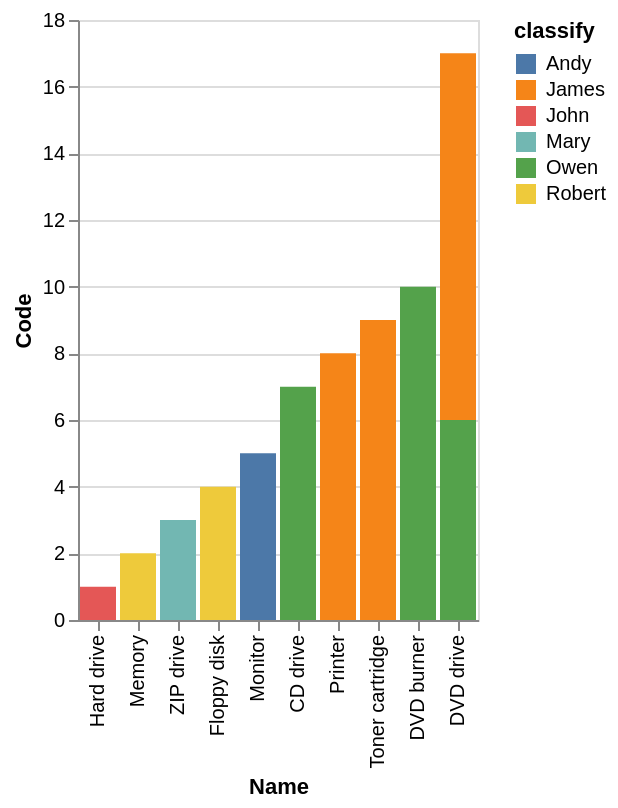

Vega-Lite specification for this chart:
### Vega-Lite specification from a JSON file in a GitHub repository (floating-point values rounded to 4 significant figures)
{"data": {"values": [{"x_data": "CD drive", "y_data": 0, "classify": "Andy"}, {"x_data": "DVD burner", "y_data": 0, "classify": "Andy"}, {"x_data": "DVD drive", "y_data": 0, "classify": "Andy"}, {"x_data": "Floppy disk", "y_data": 0, "classify": "Andy"}, {"x_data": "Hard drive", "y_data": 0, "classify": "Andy"}, {"x_data": "Memory", "y_data": 0, "classify": "Andy"}, {"x_data": "Monitor", "y_data": 5, "classify": "Andy"}, {"x_data": "Printer", "y_data": 0, "classify": "Andy"}, {"x_data": "Toner cartridge", "y_data": 0, "classify": "Andy"}, {"x_data": "ZIP drive", "y_data": 0, "classify": "Andy"}, {"x_data": "CD drive", "y_data": 0, "classify": "James"}, {"x_data": "DVD burner", "y_data": 0, "classify": "James"}, {"x_data": "DVD drive", "y_data": 11, "classify": "James"}, {"x_data": "Floppy disk", "y_data": 0, "classify": "James"}, {"x_data": "Hard drive", "y_data": 0, "classify": "James"}, {"x_data": "Memory", "y_data": 0, "classify": "James"}, {"x_data": "Monitor", "y_data": 0, "classify": "James"}, {"x_data": "Printer", "y_data": 8, "classify": "James"}, {"x_data": "Toner cartridge", "y_data": 9, "classify": "James"}, {"x_data": "ZIP drive", "y_data": 0, "classify": "James"}, {"x_data": "CD drive", "y_data": 0, "classify": "John"}, {"x_data": "DVD burner", "y_data": 0, "classify": "John"}, {"x_data": "DVD drive", "y_data": 0, "classify": "John"}, {"x_data": "Floppy disk", "y_data": 0, "classify": "John"}, {"x_data": "Hard drive", "y_data": 1, "classify": "John"}, {"x_data": "Memory", "y_data": 0, "classify": "John"}, {"x_data": "Monitor", "y_data": 0, "classify": "John"}, {"x_data": "Printer", "y_data": 0, "classify": "John"}, {"x_data": "Toner cartridge", "y_data": 0, "classify": "John"}, {"x_data": "ZIP drive", "y_data": 0, "classify": "John"}, {"x_data": "CD drive", "y_data": 0, "classify": "Mary"}, {"x_data": "DVD burner", "y_data": 0, "classify": "Mary"}, {"x_data": "DVD drive", "y_data": 0, "classify": "Mary"}, {"x_data": "Floppy disk", "y_data": 0, "classify": "Mary"}, {"x_data": "Hard drive", "y_data": 0, "classify": "Mary"}, {"x_data": "Memory", "y_data": 0, "classify": "Mary"}, {"x_data": "Monitor", "y_data": 0, "classify": "Mary"}, {"x_data": "Printer", "y_data": 0, "classify": "Mary"}, {"x_data": "Toner cartridge", "y_data": 0, "classify": "Mary"}, {"x_data": "ZIP drive", "y_data": 3, "classify": "Mary"}, {"x_data": "CD drive", "y_data": 7, "classify": "Owen"}, {"x_data": "DVD burner", "y_data": 10, "classify": "Owen"}, {"x_data": "DVD drive", "y_data": 6, "classify": "Owen"}, {"x_data": "Floppy disk", "y_data": 0, "classify": "Owen"}, {"x_data": "Hard drive", "y_data": 0, "classify": "Owen"}, {"x_data": "Memory", "y_data": 0, "classify": "Owen"}, {"x_data": "Monitor", "y_data": 0, "classify": "Owen"}, {"x_data": "Printer", "y_data": 0, "classify": "Owen"}, {"x_data": "Toner cartridge", "y_data": 0, "classify": "Owen"}, {"x_data": "ZIP drive", "y_data": 0, "classify": "Owen"}, {"x_data": "CD drive", "y_data": 0, "classify": "Robert"}, {"x_data": "DVD burner", "y_data": 0, "classify": "Robert"}, {"x_data": "DVD drive", "y_data": 0, "classify": "Robert"}, {"x_data": "Floppy disk", "y_data": 4, "classify": "Robert"}, {"x_data": "Hard drive", "y_data": 0, "classify": "Robert"}, {"x_data": "Memory", "y_data": 2, "classify": "Robert"}, {"x_data": "Monitor", "y_data": 0, "classify": "Robert"}, {"x_data": "Printer", "y_data": 0, "classify": "Robert"}, {"x_data": "Toner cartridge", "y_data": 0, "classify": "Robert"}, {"x_data": "ZIP drive", "y_data": 0, "classify": "Robert"}]}, "mark": "bar", "encoding": {"x": {"field": "x_data", "type": "nominal", "title": "Name", "sort": {"op": "sum", "field": "y_data", "order": "ascending"}}, "y": {"field": "y_data", "type": "quantitative", "title": "Code"}, "color": {"field": "classify"}}}
